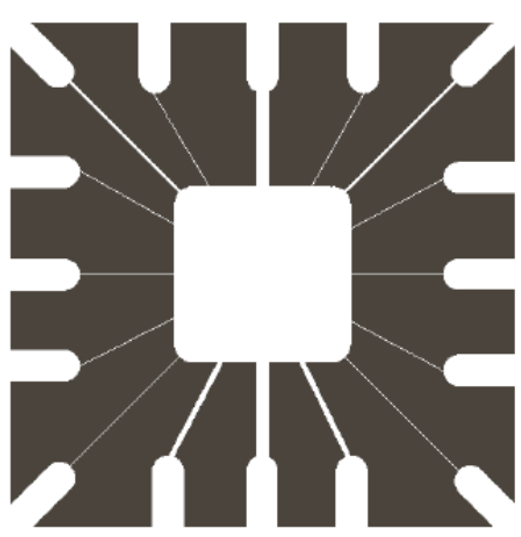
#> input picture Images/Erosion_pic.png, 521 x 537 px, found by its file name
$ jupyter execute CV_Workshop_Morphology.ipynb
#> lines starting #> are read from the running program, lines starting #| are printed output that depends on the picture; after the words box and inside, x2 and y2 are one past the last pixel; in counts of white or black regions, pixels touching at a corner belong together
[cell 1]
from google.colab import drive
drive.mount('/content/drive')

# **Image Morphological Operations**

# Erosion

[cell 2]
import cv2
import numpy as np
from google.colab.patches import cv2_imshow

def perform_erosion(binary_image, structuring_element):
    # Create a structuring element using numpy array
    kernel = np.array(structuring_element, dtype=np.uint8)

    # Perform erosion using OpenCV's erode function
    result_image = cv2.erode(binary_image, kernel, iterations=1)

    return result_image
    # Load a binary image (0 for background, 255 for foreground)
image_path = "/content/drive/MyDrive/Images/Erosion_pic.png"
binary_image = cv2.imread(image_path, cv2.IMREAD_UNCHANGED)
#> binary_image is the input picture: shape (537, 521, 4); mean B, G, R, A 127.4, 132.6, 136.5, 255

    # Define a structuring element (example: a 11x11 square kernel)
structuring_element = np.ones((11, 11), dtype=np.uint8)

    # Perform erosion
eroded_image = perform_erosion(binary_image, structuring_element)
#> in perform_erosion, `result_image = cv2.erode(binary_image, kernel, iterations=1)`:
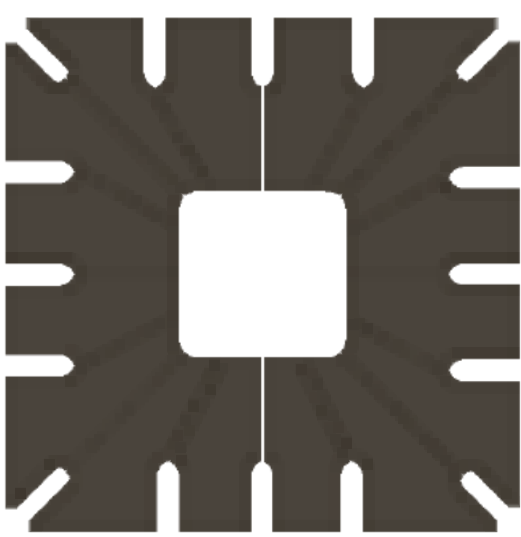
#> result_image: shape (537, 521, 4); mean B, G, R, A 105.2, 111.4, 116, 255

    # Display the original and eroded images
cv2_imshow(binary_image)
cv2_imshow(eroded_image)

#Dilation

[cell 3]
from matplotlib import pyplot as plt

def perform_dilation(binary_image, structuring_element):
    # Create a structuring element using numpy array
    kernel = np.array(structuring_element, dtype=np.uint8)

    # Perform dilation using OpenCV's dilate function
    result_image = cv2.dilate(binary_image, kernel, iterations=1)

    return result_image

image_path = "/content/drive/MyDrive/Images/Dilation_pic.png"
binary_image = cv2.imread(image_path, cv2.IMREAD_UNCHANGED)
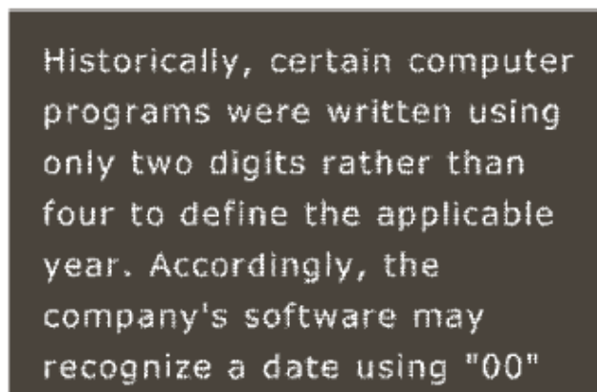
#> input picture Images/Dilation_pic.png, 597 x 392 px, found by its file name
#> binary_image is the input picture: shape (392, 597, 4); mean B, G, R, A 83.1, 90.2, 95.4, 255

    # Define a structuring element (example: a 11x11 square kernel)
structuring_element = np.array([[0,1,0],[1,1,1],[0,1,0]], dtype=np.uint8)

# Display the original binary image using matplotlib
plt.imshow(binary_image, cmap='gray')
plt.title('Original Binary Image')
plt.show()

# Perform dilation
dilated_image = perform_dilation(binary_image, structuring_element)
#> in perform_dilation, `result_image = cv2.dilate(binary_image, kernel, iterations=1)`:
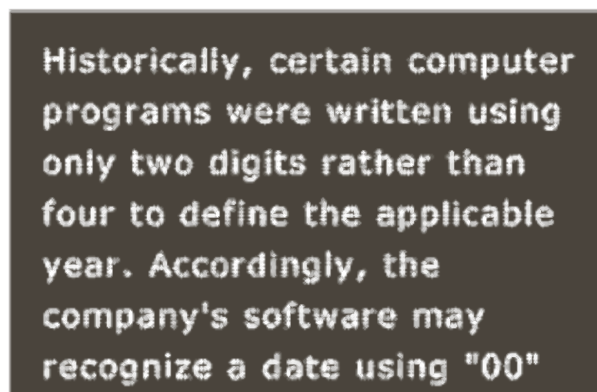
#> result_image: shape (392, 597, 4); mean B, G, R, A 92.9, 99.5, 104.4, 255

# Display the dilated image using matplotlib
plt.imshow(dilated_image, cmap='gray')
plt.title('Dilated Image')
plt.show()

#Opening

[cell 4]
import cv2
import numpy as np
from matplotlib import pyplot as plt

def perform_opening(binary_image, structuring_element):
    # Create a structuring element using numpy array
    kernel = np.array(structuring_element, dtype=np.uint8)

    # Perform erosion followed by dilation using OpenCV's morphologyEx function
    result_image = cv2.morphologyEx(binary_image, cv2.MORPH_OPEN, kernel)

    return result_image

image_path = "/content/drive/MyDrive/Images/OC_pic.png"
binary_image = cv2.imread(image_path, cv2.IMREAD_UNCHANGED)
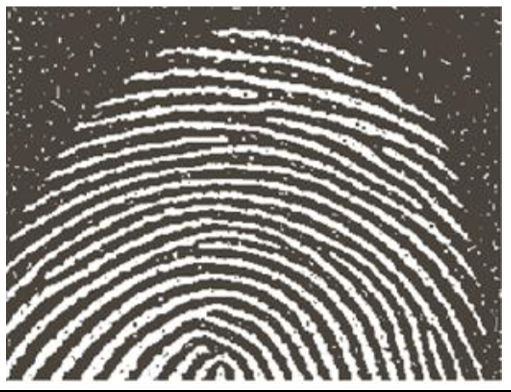
#> input picture Images/OC_pic.png, 511 x 392 px, found by its file name
#> binary_image is the input picture: shape (392, 511, 4); mean B, G, R, A 123.8, 128.7, 132.3, 253.7

    # Define a structuring element (example: a 11x11 square kernel)
structuring_element = np.ones((7,7), dtype=np.uint8)

# Perform opening
opened_image = perform_opening(binary_image, structuring_element)
#> in perform_opening, `result_image = cv2.morphologyEx(binary_image, cv2.MORPH_OPEN, kernel)`:
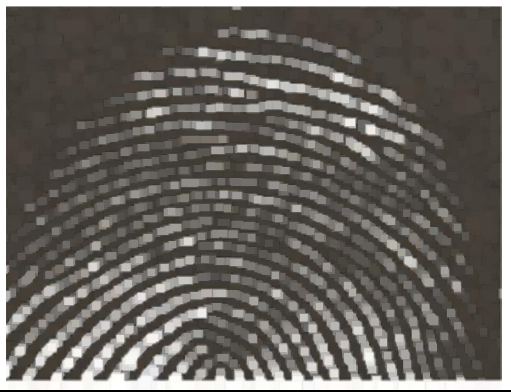
#> result_image: shape (392, 511, 4); mean B, G, R, A 94.1, 99.2, 103.1, 253.7
final_image= perform_dilation(opened_image,structuring_element)
#> in perform_dilation (call 2), `result_image = cv2.dilate(binary_image, kernel, iterations=1)`:
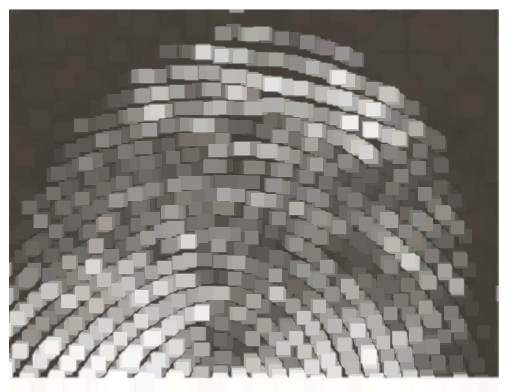
#> result_image: shape (392, 511, 4); mean B, G, R, A 125.1, 129.7, 133.3, 255
#> in perform_opening (call 2), `result_image = cv2.morphologyEx(binary_image, cv2.MORPH_OPEN, kernel)`:
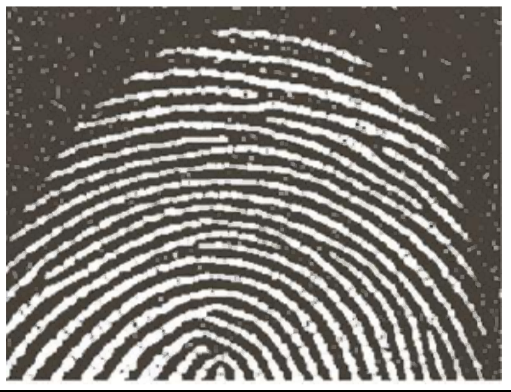
#> result_image: shape (392, 511, 4); mean B, G, R, A 120.8, 125.7, 129.4, 253.7

cv2_imshow(binary_image)
cv2_imshow(final_image)

#Closing

[cell 5]
import cv2
import numpy as np
from matplotlib import pyplot as plt

def perform_closing(binary_image, structuring_element):
    # Create a structuring element using numpy array
    kernel = np.array(structuring_element, dtype=np.uint8)

    # Perform dilation followed by erosion using OpenCV's morphologyEx function
    result_image = cv2.morphologyEx(binary_image, cv2.MORPH_CLOSE, kernel)

    return result_image

image_path = "/content/drive/MyDrive/Images/OC_pic.png"
binary_image = cv2.imread(image_path, cv2.IMREAD_UNCHANGED)

    # Define a structuring element (example: a 11x11 square kernel)
structuring_element = np.ones((3,3), dtype=np.uint8)

# Perform opening
opened_image = perform_opening(binary_image, structuring_element)
final_image= perform_closing(opened_image,structuring_element)

cv2_imshow(binary_image)
cv2_imshow(final_image)

#Boundary Detection

[cell 6]
import cv2
import numpy as np
from matplotlib import pyplot as plt

def perform_boundary_detection(binary_image, structuring_element):
    # Create a structuring element using numpy array
    kernel = np.array(structuring_element, dtype=np.uint8)


    # Perform erosion
    eroded_image = cv2.erode(binary_image, kernel, iterations=1)

    dilated_image = cv2.dilate(binary_image, kernel, iterations=1)

    # Compute the morphological gradient (difference between dilation and erosion)
    boundary_image = dilated_image-eroded_image

    return boundary_image

# Create a blank white image (255 indicates white)
binary_image = np.ones((300, 300), dtype=np.uint8) * 255

# Create a black rectangle (0 indicates black) in the middle of the image
cv2.rectangle(binary_image, (100, 100), (200, 200), 0, thickness=-1)
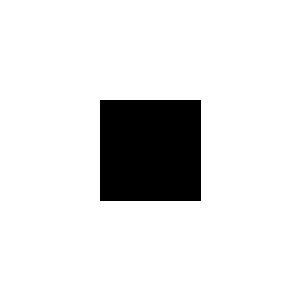
#> binary_image: shape (300, 300); 88.7% white; 1 black region, box (x1, y1, x2, y2) and area: (100, 100, 201, 201) 10201

# Display the original binary image using matplotlib
plt.imshow(binary_image, cmap='gray')
plt.title('Original Binary Image')
plt.show()

# Define a structuring element (3x3 rectangular kernel)
structuring_element = np.ones((3, 3), dtype=np.uint8)

# Perform boundary detection
boundary_image = perform_boundary_detection(binary_image, structuring_element)

# Display the boundary image using matplotlib
plt.imshow(boundary_image, cmap='gray')
plt.title('Boundary Image')
plt.show()
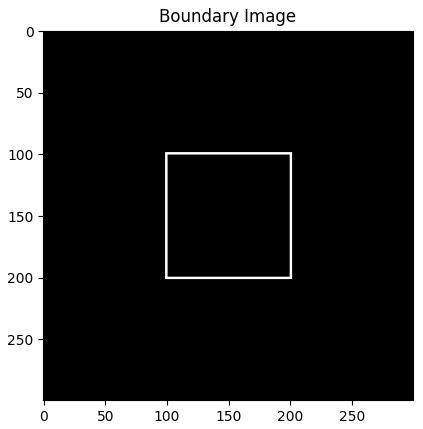
#> figure drawn by matplotlib, 1 panel
